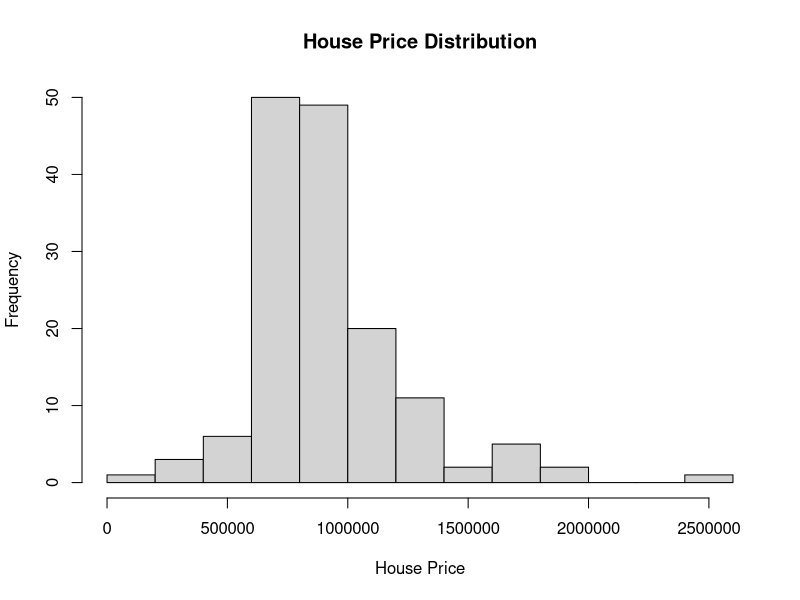
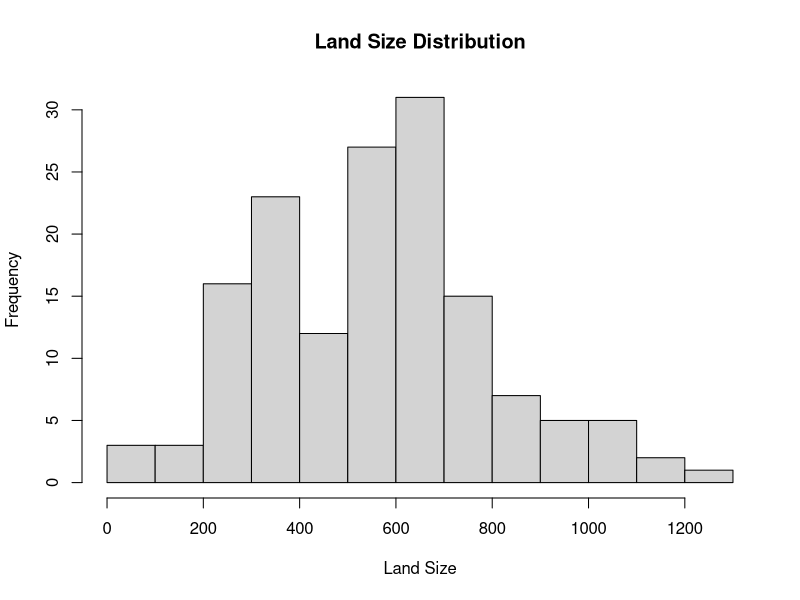
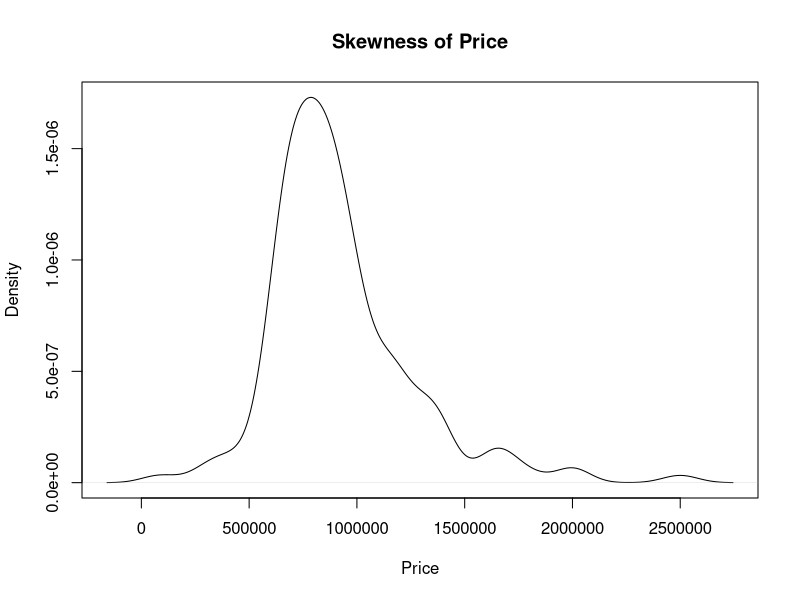
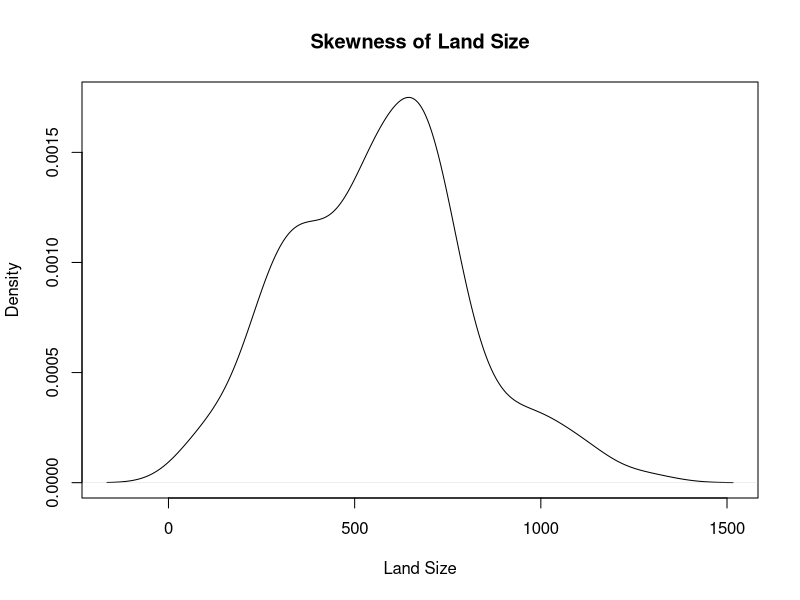
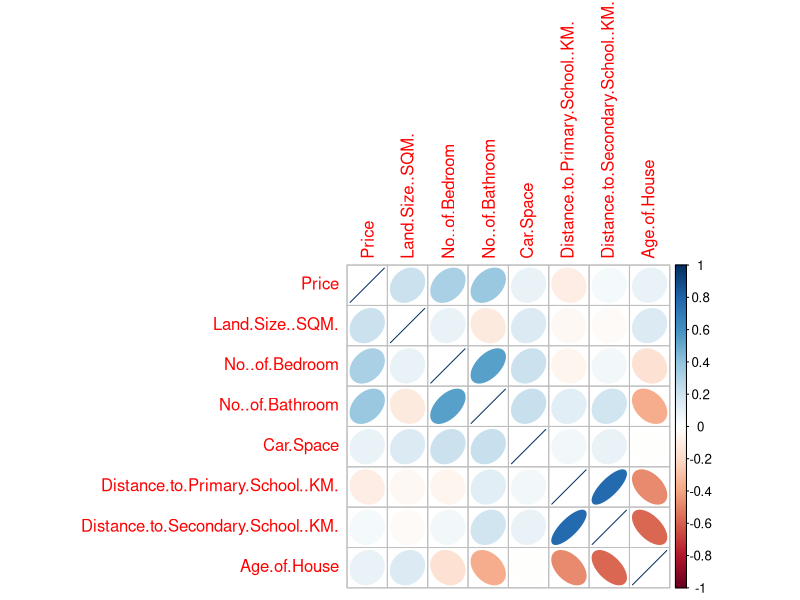
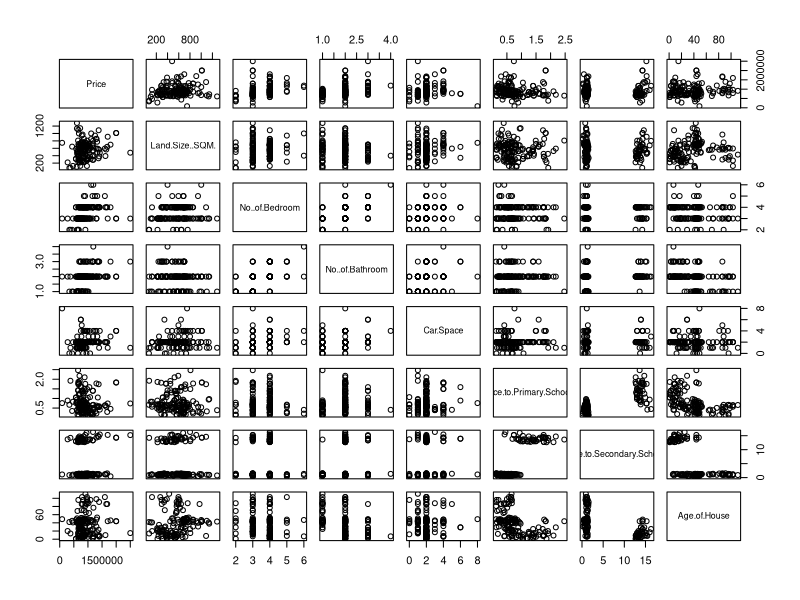
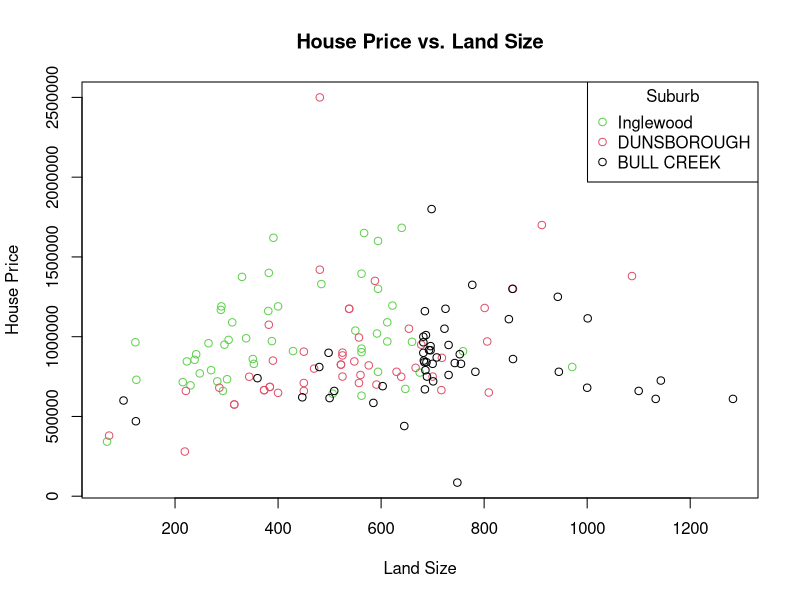
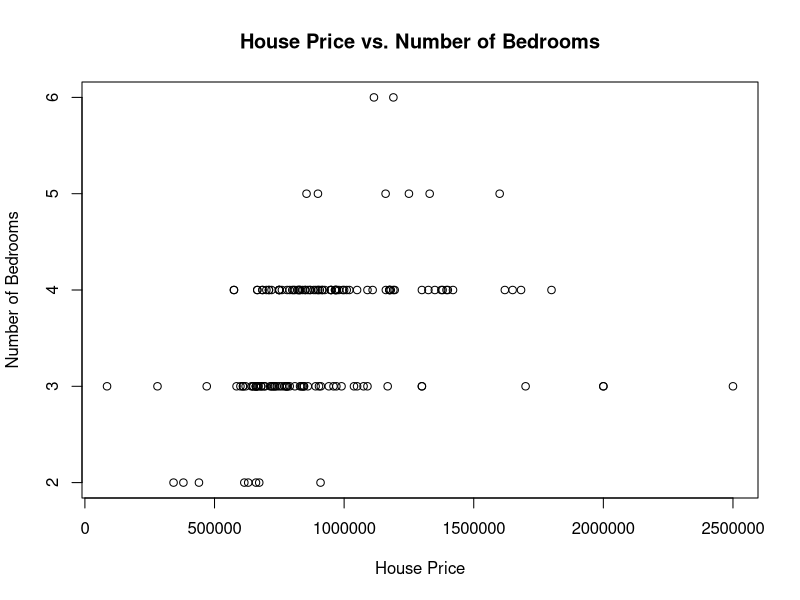

The R source for these figures, in order:
## ---- chunk 1
# Load Relevant Libraries

install.packages("dplyr")
install.packages("modeest")
install.packages("corrplot")
install.packages("psych")
install.packages("kableExtra")
install.packages("e1071")
install.packages("tidyr")
install.packages("ggplot2")
library("ggplot2")
library("e1071")
library(dplyr)
library(modeest)
library(corrplot)





## ---- chunk 2
# Importing Data File into R studio

house_price <- read.csv("Datafile.csv")
house_price <- na.omit(house_price)

## ---- chunk 3
# To find the structure of the data provided
str(house_price)

## ---- chunk 4

# To look at a complete summary of the data we will use the summary function
summary(house_price)
## ---- chunk 5
# Now we only extract two columns from the complete data and put it into another variable
house_price2 <- house_price[, c("Price", "Land.Size..SQM.")]

## ---- chunk 6
# Now finding Summary Statistics for only two Variables'
str(house_price2)
## ---- chunk 7
summary(house_price2)
## ---- chunk 8
# Calculate the descriptive statistics for 'price' and 'landSize'
calculate_stats <- function(data, variable) {
  list(
    Mean = mean(data[[variable]], na.rm = TRUE),
    Median = median(data[[variable]], na.rm = TRUE),
    Variance = var(data[[variable]], na.rm = TRUE),
    Std_Deviation = sd(data[[variable]], na.rm = TRUE),
    Skewness = skewness(data[[variable]], na.rm = TRUE)
  )
}

price_stats <- calculate_stats(house_price, "Price")
landSize_stats <- calculate_stats(house_price, "Land.Size..SQM.")



# Print the results
print("Statistics for 'price':")
print(price_stats)
## ---- chunk 9
library(psych)
library(kableExtra)

describe(house_price)%>%
kable()%>%
kable_styling(bootstrap_options = c("striped"))
## ---- chunk 10

# Create a histogram for House_Price
hist(house_price2$Price, main = "House Price Distribution", xlab = "House Price")
## ---- chunk 11
# Create a histogram for LandSizes
hist(house_price2$Land.Size..SQM, main = "Land Size Distribution", xlab = "Land Size")
## ---- chunk 12
# Describe the shape of the distribution (skewness)
house_price_skewness <- skewness(house_price2$Price)
cat("Skewness for House Price:", house_price_skewness, "\n")

## ---- chunk 13

# Create a density plot of your data (replace my_data with your actual data)
plot(density(house_price2$Price), main = "Skewness of Price", xlab="Price")
## ---- chunk 14
# Describe the shape of the distribution (skewness)
Land_Size_skewness <- skewness(house_price2$Land.Size..SQM)
cat("Skewness for Land Size:", house_price_skewness, "\n")

## ---- chunk 15


# Create a density plot of your data (replace my_data with your actual data)
plot(density(house_price2$Land.Size..SQM), main = "Skewness of Land Size", xlab="Land Size")
## ---- chunk 16
# Assuming your data frame is named "df"
# Calculate the 90 percent confidence interval for House_Price
price_ci <- t.test(house_price2$Price, conf.level = 0.90)$conf.int
price_ci

## ---- chunk 17
price_ci <- t.test(house_price$Age.of.House, conf.level = 0.90)$conf.int
price_ci
## ---- chunk 18

cor_matrix <- cor(house_price[,0:8])

corrplot(cor_matrix, method = "ellipse")
pairs(house_price[,0:8])

## ---- chunk 19

# Scatter plot for House_Price vs. Land_Size
plot(
  house_price$Land.Size..SQM.,
  house_price$Price,
  xlab = "Land Size",
  ylab = "House Price",
  main = "House Price vs. Land Size",
  col = as.factor(house_price$Suburb)  # Use colors based on Suburb
)

legend(
  "topright",  # Position of the legend (you can adjust it)
  legend = unique(house_price$Suburb),  # Suburb categories in the legend
  col = unique(as.factor(house_price$Suburb)),  # Colors for each Suburb
  pch = 1,  # Point character (you can customize this)
  title = "Suburb"  # Legend title
)

## ---- chunk 20
# Scatter plot for House_Price vs. Number_of_Bedrooms
plot(house_price$Price, house_price$No..of.Bedroom, 
     xlab = "House Price", ylab = "Number of Bedrooms",
     main = "House Price vs. Number of Bedrooms")
## ---- chunk 21
#Scatter plot for House_Price vs. Age_of_House
plot(house_price$Price,house_price$Age.of.House, 
     xlab = "House Price", ylab = "Age of House",
     main = "House Price vs. Age of House")
## ---- chunk 22
# Calculate correlations between House_Price and independent variables

cor_land_size <- cor(house_price$Price, house_price$Land.Size..SQM.)
cor_bedrooms <- cor(house_price$Price, house_price$No..of.Bedroom)
cor_bathroom <- cor(house_price$Price, house_price$No..of.Bathroom)
cor_carspace <- cor(house_price$Price, house_price$Car.Space)
cor_primary <- cor(house_price$Price, house_price$Distance.to.Primary.School..KM.)
cor_secondary <- cor(house_price$Price, house_price$Distance.to.Secondary.School..KM.)
cor_age<- cor(house_price$Price, house_price$Age.of.House)
## ---- chunk 23
# Interpret correlation coefficients

cat("Correlation with Land Size:", cor_land_size, "\n")
cat("Correlation with Number of Bedrooms:", cor_bedrooms, "\n")
cat("Correlation with Number of Bathrooms:", cor_bathroom, "\n")
cat("Correlation with Car Spaces:", cor_carspace, "\n")
cat("Correlation with Distance to Primary School (KM):", cor_primary, "\n")
cat("Correlation with Distance to Secondary School (KM):", cor_secondary, "\n")
cat("Correlation with Age of House:", cor_age, "\n")
## ---- chunk 24
ggplot(data = house_price, aes(x = Suburb, y = Price)) +
  geom_boxplot() +
  theme_minimal() +
  labs(x = "Suburb", y = "House Price") +
  facet_wrap(~ Suburb, scales = "free")
## ---- chunk 25

# Create two dummy variables (need only two dummy for three categories)
house_price$dummy_inglewood <- ifelse(house_price$Suburb == "Inglewood", 1, 0)
house_price$dummy_dunsborough <- ifelse(house_price$Suburb == "DUNSBOROUGH", 1, 0)
house_price$dummy_bullcreek <- ifelse(house_price$Suburb == "BULL CREEK", 1, 0)

house_price3 <- select(house_price, !c(Address,Suburb))

## ---- chunk 26
full_model <- lm(Price ~ ., data=house_price3)
## ---- chunk 27
str(house_price3)
## ---- chunk 28
summary(full_model)

## ---- chunk 29
anova(full_model)
## ---- chunk 30
coefficients <- coef(full_model)
coefficients
## ---- chunk 31
cat("Multiple Regression Equation:\n")
cat("Price =", round(coefficients[1], 2), "+", sep = "")
for (i in 2:length(coefficients)) {
  cat(round(coefficients[i], 2), "*", names(coefficients)[i], "+", sep = " ")
}
cat("\n")


## ---- chunk 32
p_values <- summary(full_model)$coef[, "Pr(>|t|)"]

# Set the significance level (e.g., 0.05)
significance_level <- 0.05

# Identify significant variables
significant_variables <- names(coefficients[p_values < significance_level])


significant_variables


reduced_model <- lm(Price ~ Land.Size..SQM. + No..of.Bathroom + Distance.to.Secondary.School..KM. + dummy_dunsborough + dummy_inglewood, data = house_price)

summary(reduced_model)

## ---- chunk 33
conf_intervals <- confint(reduced_model, level = 0.95)
print(conf_intervals)
## ---- chunk 34
new_data <- data.frame(
  Land.Size..SQM. = 271,  # The prorperty was based on 271 m^2
  No..of.Bathroom = 2,    # It has only 2 bathrooms
  Distance.to.Secondary.School..KM. = 0.94,  # Distance from nearest secondaryu school is 0.94
  dummy_dunsborough = 0,  # Not in dunsborough so 0
  dummy_inglewood = 1  # Available in Inlglewood hence 1
)



predicted_price <- predict(reduced_model, newdata = new_data)
print(predicted_price)
